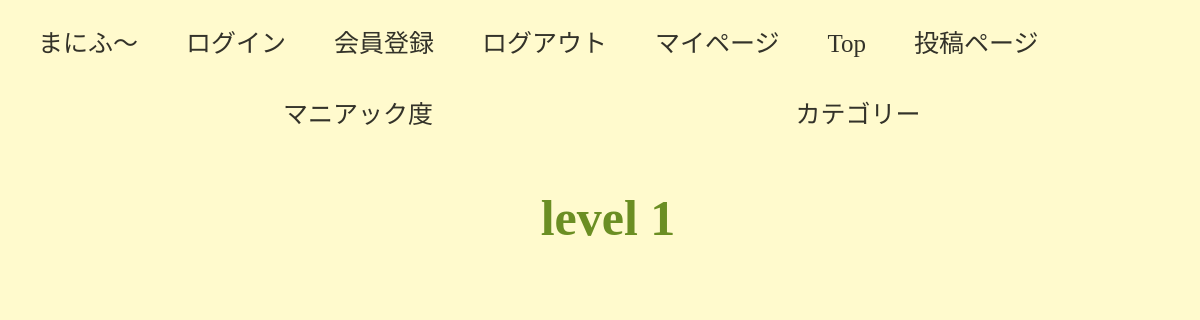
Page /level1 on the earlier database version.
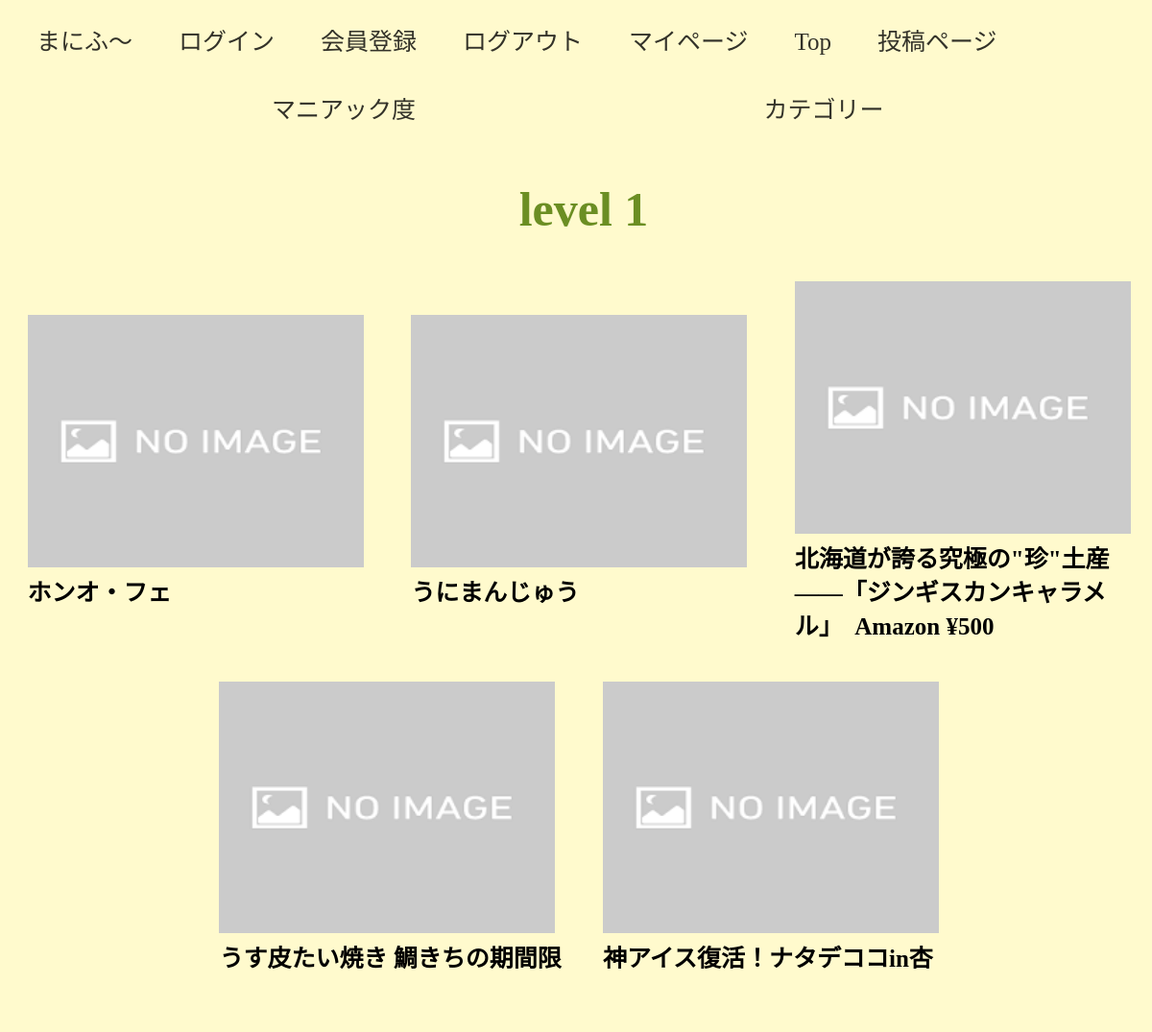
Same page on the later database version.
### tables this page shows
CREATE TABLE "posts" (
	"id"	INTEGER,
	"user_id"	INTEGER,
	"title"	TEXT,
	"image"	TEXT,
	"main_evaluation"	INTEGER,
	"main_comment"	TEXT,
	"location"	TEXT,
	"category"	TEXT,
	"date"	TEXT,
	PRIMARY KEY("id" AUTOINCREMENT)
);

### each_program/yuki.py (the view)
@app.route("/level1", methods=["GET"])
def level1():
    conn = sqlite3.connect("graduation_work.db")
    c = conn.cursor()
    c.execute("select id, image, title from posts where main_evaluation = 'level 1'")
    post = []
    for item in c.fetchall():
        post.append({"post_id":item[0],"image":item[1],"title":item[2]})
    return render_template("level1.html", tpl_post = post,)

### templates/level1.html
{% extends "base.html" %}
{% block content %}
    <article>
        <section id="sec1">
            <h1>level 1</h1>
        </section>
        <section id="sec2">
            <div class="items">
                {% for post_item in tpl_post %}
                <div class="post_item">
                    <a href="/introduce/{{post_item['post_id']}}"><img src="/static/img/{{post_item['image']}}" class="image_top" alt="投稿内容"></a>
                    <a href="/introduce/{{post_id}}"><p class = "title">{{post_item["title"]}}</p></a>
                </div>
                {% endfor %}
            </div>
        </section>
    </article>
{% endblock %}

### templates/base.html (shortened to what this page needs)
<!DOCTYPE html>
<html lang="en">
<head>
    <link rel="stylesheet" type="text/css" href="../static/css/style.css">
</head>
<body>
    <header>
        <nav class="menu">
            <div class="f-container">
                <ul>
                    <li><a>まにふ〜</a></li>
                    <li><a href="/login">ログイン</a></li>
                    <li><a href="/register">会員登録</a></li>
                    <li><a href="/logout">ログアウト</a></li>
                    <li><a href="/mypage">マイページ</a></li>
                    <li><a href="/top">Top</a></li>
                    <li><a href="/post">投稿ページ</a></li>
                </ul>
                <ul class="gnav">
                    <li>
                        <a class="maniac">マニアック度</a>
                        <ul>
                        </ul>
                    </li>
                    <li>
                        <a class="category">カテゴリー</a>
                        <ul>
                        </ul>
                    </li>
                </ul>
            </div>
        </nav>
    </header>
    {% block content %}
	{% endblock %}
</body>
</html>

### static/css/style.css (style rules this page uses)
nav { list-style: none; background-color:#FFFACD; color: #333229; }
nav ul { display: flex; flex-flow: row; list-style: none; margin: 0; padding: 6px; list-style-type: none; }
nav a { display: block; list-style: none; border-radius: 4px; padding: 12px 24px; color:#333229; text-decoration: none; }
.gnav { display: flex; height: 2rem; margin: 0 auto; width: 1000px; }
.gnav > li { width: 50%; }
body { background: #fff; text-align: center; font-size: 25px; line-height: 1.4; min-width: 100%; -webkit-text-size-adjust: 100%; background-color: #fffacd; font-family:"Honnotate sc"; }
h1 { font-size: 50px; color:#6b8e23; margin-top : 60px; margin-bottom: 20px; }
.items { display:flex; flex-wrap:wrap; justify-content:center; align-items:center; width: 1200px; margin:0 auto; text-align: left; }
.title { font-weight: bolder; }
.post_item { box-sizing: border-box; border:0px solid #ccc; padding: 20px; width: 33.3% ; }
a { text-decoration: none; color:#000000 }
p { margin: 0; }
.image_top { width: 350px; }
img { width: 200px; }
#sec2 { margin-bottom:100px; color:black; }

Differences in the rows shown:
now on this page (row edited): posts: image (placeholder picture), title "ホンオ・フェ"
added posts: image (placeholder picture), title "うにまんじゅう"
added posts: image (placeholder picture), title "北海道が誇る究極の\"珍\"土産――「ジンギスカンキャラメル」 Amazon ¥500"
added posts: image (placeholder picture), title "うす皮たい焼き 鯛きちの期間限定味「ずんだ餅」"
added posts: image (placeholder picture), title "神アイス復活！ナタデココin杏仁豆腐バー"
